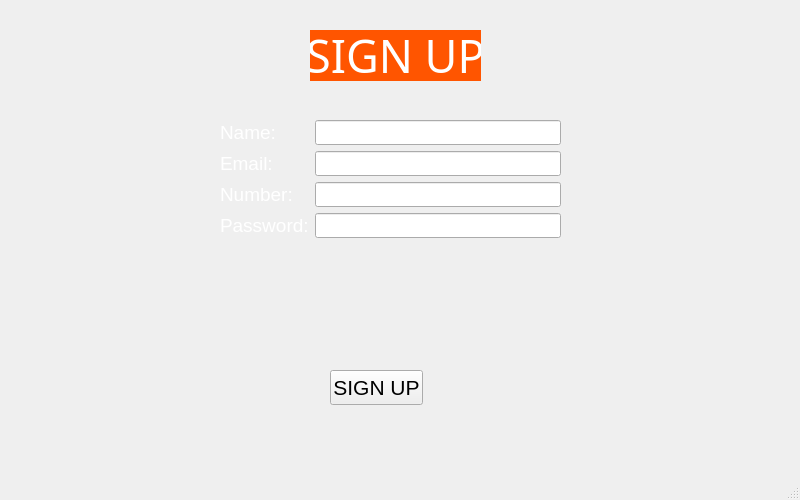
<?xml version="1.0" encoding="UTF-8"?>
<ui version="4.0">
 <class>Signuppage</class>
 <widget class="QMainWindow" name="Signuppage">
  <property name="geometry">
   <rect>
    <x>0</x>
    <y>0</y>
    <width>800</width>
    <height>500</height>
   </rect>
  </property>
  <property name="minimumSize">
   <size>
    <width>800</width>
    <height>500</height>
   </size>
  </property>
  <property name="maximumSize">
   <size>
    <width>800</width>
    <height>500</height>
   </size>
  </property>
  <property name="windowTitle">
   <string>MainWindow</string>
  </property>
  <property name="styleSheet">
   <string notr="true"/>
  </property>
  <widget class="QWidget" name="centralwidget">
   <widget class="QLabel" name="label">
    <property name="geometry">
     <rect>
      <x>0</x>
      <y>0</y>
      <width>791</width>
      <height>471</height>
     </rect>
    </property>
    <property name="text">
     <string/>
    </property>
    <property name="pixmap">
     <pixmap resource="resource.qrc">:/images/signup.jpg</pixmap>
    </property>
    <property name="scaledContents">
     <bool>true</bool>
    </property>
   </widget>
   <widget class="QLabel" name="label_2">
    <property name="geometry">
     <rect>
      <x>310</x>
      <y>30</y>
      <width>171</width>
      <height>51</height>
     </rect>
    </property>
    <property name="font">
     <font>
      <family>MS Gothic</family>
      <pointsize>34</pointsize>
      <bold>false</bold>
     </font>
    </property>
    <property name="styleSheet">
     <string notr="true">QLabel{
color:white;
	background-color: rgb(255, 85, 0);

}</string>
    </property>
    <property name="text">
     <string>SIGN UP</string>
    </property>
    <property name="alignment">
     <set>Qt::AlignmentFlag::AlignCenter</set>
    </property>
   </widget>
   <widget class="QWidget" name="formLayoutWidget">
    <property name="geometry">
     <rect>
      <x>220</x>
      <y>120</y>
      <width>341</width>
      <height>211</height>
     </rect>
    </property>
    <layout class="QFormLayout" name="formLayout">
     <item row="0" column="0">
      <widget class="QLabel" name="label_3">
       <property name="font">
        <font>
         <pointsize>14</pointsize>
        </font>
       </property>
       <property name="styleSheet">
        <string notr="true">color: rgb(255, 255, 255);</string>
       </property>
       <property name="text">
        <string>Name:</string>
       </property>
      </widget>
     </item>
     <item row="0" column="1">
      <widget class="QLineEdit" name="lineEdit">
       <property name="minimumSize">
        <size>
         <width>0</width>
         <height>25</height>
        </size>
       </property>
      </widget>
     </item>
     <item row="1" column="0">
      <widget class="QLabel" name="label_4">
       <property name="font">
        <font>
         <pointsize>14</pointsize>
        </font>
       </property>
       <property name="styleSheet">
        <string notr="true">color: rgb(255, 255, 255);</string>
       </property>
       <property name="text">
        <string>Email:</string>
       </property>
      </widget>
     </item>
     <item row="1" column="1">
      <widget class="QLineEdit" name="lineEdit_2">
       <property name="minimumSize">
        <size>
         <width>0</width>
         <height>25</height>
        </size>
       </property>
      </widget>
     </item>
     <item row="2" column="0">
      <widget class="QLabel" name="label_5">
       <property name="font">
        <font>
         <pointsize>14</pointsize>
        </font>
       </property>
       <property name="styleSheet">
        <string notr="true">color: rgb(255, 255, 255);</string>
       </property>
       <property name="text">
        <string>Number:</string>
       </property>
      </widget>
     </item>
     <item row="2" column="1">
      <widget class="QLineEdit" name="lineEdit_3">
       <property name="minimumSize">
        <size>
         <width>0</width>
         <height>25</height>
        </size>
       </property>
      </widget>
     </item>
     <item row="3" column="0">
      <widget class="QLabel" name="label_6">
       <property name="font">
        <font>
         <pointsize>14</pointsize>
        </font>
       </property>
       <property name="styleSheet">
        <string notr="true">color: rgb(255, 255, 255);</string>
       </property>
       <property name="text">
        <string>Password:</string>
       </property>
      </widget>
     </item>
     <item row="3" column="1">
      <widget class="QLineEdit" name="lineEdit_4">
       <property name="minimumSize">
        <size>
         <width>0</width>
         <height>25</height>
        </size>
       </property>
      </widget>
     </item>
    </layout>
   </widget>
   <widget class="QPushButton" name="pushButton">
    <property name="geometry">
     <rect>
      <x>330</x>
      <y>370</y>
      <width>93</width>
      <height>35</height>
     </rect>
    </property>
    <property name="font">
     <font>
      <pointsize>16</pointsize>
     </font>
    </property>
    <property name="text">
     <string>SIGN UP</string>
    </property>
   </widget>
  </widget>
  <widget class="QMenuBar" name="menubar">
   <property name="geometry">
    <rect>
     <x>0</x>
     <y>0</y>
     <width>800</width>
     <height>43</height>
    </rect>
   </property>
  </widget>
  <widget class="QStatusBar" name="statusbar"/>
 </widget>
 <resources>
  <include location="resource.qrc"/>
  <include location="resource.qrc"/>
 </resources>
 <connections/>
</ui>
